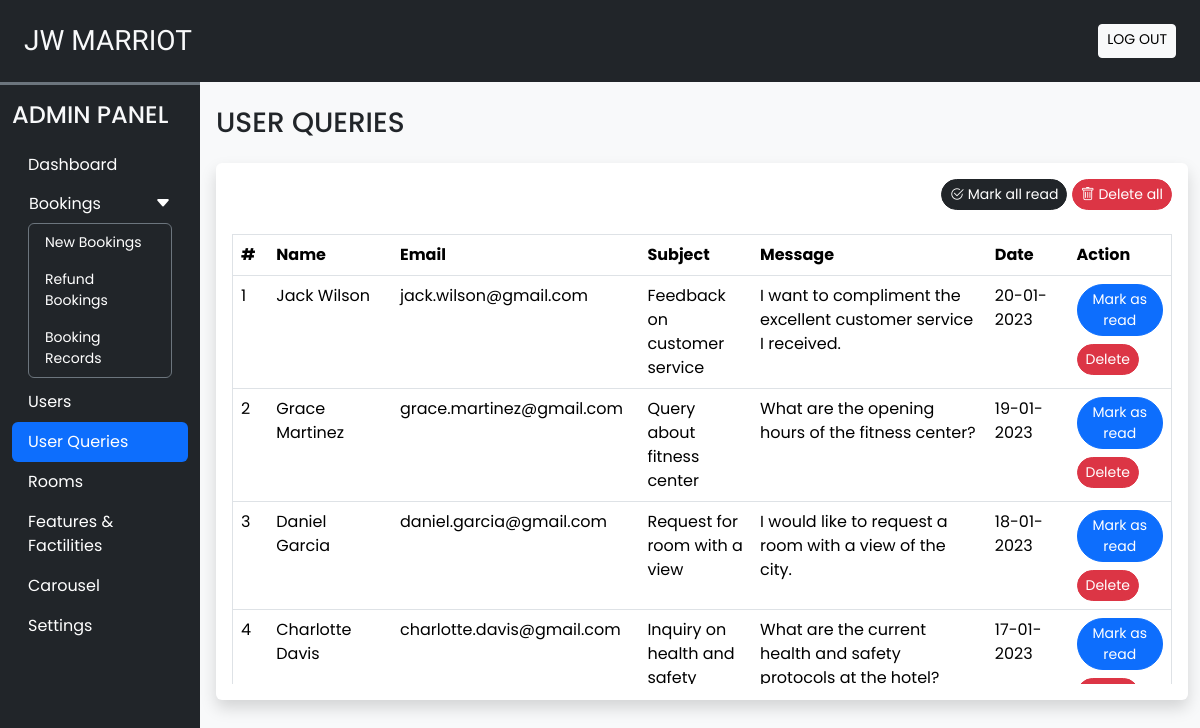
The app's page /admin/user_queries.php (signed in) with its own data.
### tables this page shows
CREATE TABLE `user_queries` (
  `sr_no` int(11) NOT NULL,
  `name` varchar(50) NOT NULL,
  `email` varchar(150) NOT NULL,
  `subject` varchar(200) NOT NULL,
  `message` varchar(500) NOT NULL,
  `datentime` datetime NOT NULL DEFAULT current_timestamp(),
  `seen` tinyint(4) NOT NULL DEFAULT 0
);

### admin/user_queries.php (the view, shortened to what this page needs)
<!DOCTYPE html>
<html lang="en">
<head>
    <?php require('inc/links.php'); ?>
</head>
<body class="bg-light">
    <?php require('inc/header.php'); ?>
    <div class="container-fuild" id="main_content">
        <div class="row">
            <div class="col-lg-10 ms-auto p-4 overflow-hidden">
                <h3 class="mb-4">USER QUERIES</h3>
                <div class="card border-0 shadow mb-4">
                    <div class="card-body">
                        <div class="text-end mb-4">
                            <a href="?seen=all" class="btn btn-dark rounded-pill shadow-none btn-sm">
                            <i class="bi bi-check2-circle"></i> Mark all read
                            </a>
                            <a href="?del=all" class="btn btn-danger rounded-pill shadow-none btn-sm">
                            <i class="bi bi-trash"></i> Delete all
                            </a>
                        </div>
                        <div class="table-responsive-md" style="height: 450px; overflow-y: scroll;">
                            <table class="table table-hover border">
                                <thead class="sticky-top">
                                    <tr class="bg-dark text-light">
                                        <th scope="col">#</th>
                                        <th scope="col">Name</th>
                                        <th scope="col">Email</th>
                                        <th scope="col" width="12%">Subject</th>
                                        <th scope="col" width="25%">Message</th>
                                        <th scope="col">Date</th>
                                        <th scope="col">Action</th>
                                    </tr>
                                </thead>
                                <tbody>
                                    <?php
                                    $q = "SELECT * FROM `user_queries` ORDER BY `sr_no` DESC";
                                    $data = mysqli_query($conn, $q);
                                    $i = 1;
                                    while ($row = mysqli_fetch_assoc($data)) {
                                        $date = date('d-m-Y',strtotime($row['datentime']));
                                        $seen='';
                                        if($row['seen']!=1){
                                            $seen = "<a href='?seen=$row[sr_no]' class='btn btn-sm rounded-pill btn-primary'>Mark as read</a> <br>";
                                        }
                                        $seen.="<a href='?del=$row[sr_no]' class='btn btn-sm rounded-pill btn-danger mt-2'>Delete</a>";
                                        echo <<<query
                                                <tr>
                                                    <td>$i</td>
                                                    <td>$row[name]</td>
                                                    <td>$row[email]</td>
                                                    <td>$row[subject]</td>
                                                    <td>$row[message]</td>
                                                    <td>$date</td>
                                                    <td>$seen</td>
                                                </tr>
                                            query;
                                        $i++;
                                    }
                                    ?>
                                </tbody>
                            </table>
                        </div>
                    </div>
                </div>
            </div>
        </div>
    </div>
</body>
</html>

### admin/css/common.css (style rules this page uses)
:root { --teal: #2ec1ac; --teal_hover: #279e8c; }
* { font-family: 'Poppins', sans-serif; }

### records on screen
user_queries: name "Jack Wilson", email "jack.wilson@gmail.com", subject "Feedback on customer service", message "I want to compliment the excellent customer service I received.", datentime "20-01-2023"
user_queries: name "Grace Martinez", email "grace.martinez@gmail.com", subject "Query about fitness center", message "What are the opening hours of the fitness center?", datentime "19-01-2023"
user_queries: name "Daniel Garcia", email "daniel.garcia@gmail.com", subject "Request for room with a view", message "I would like to request a room with a view of the city.", datentime "18-01-2023"
user_queries: name "Charlotte Davis", email "charlotte.davis@gmail.com", subject "Inquiry on health and safety…", message "What are the current health and safety protocols at the hotel?", datentime "17-01-2023"
